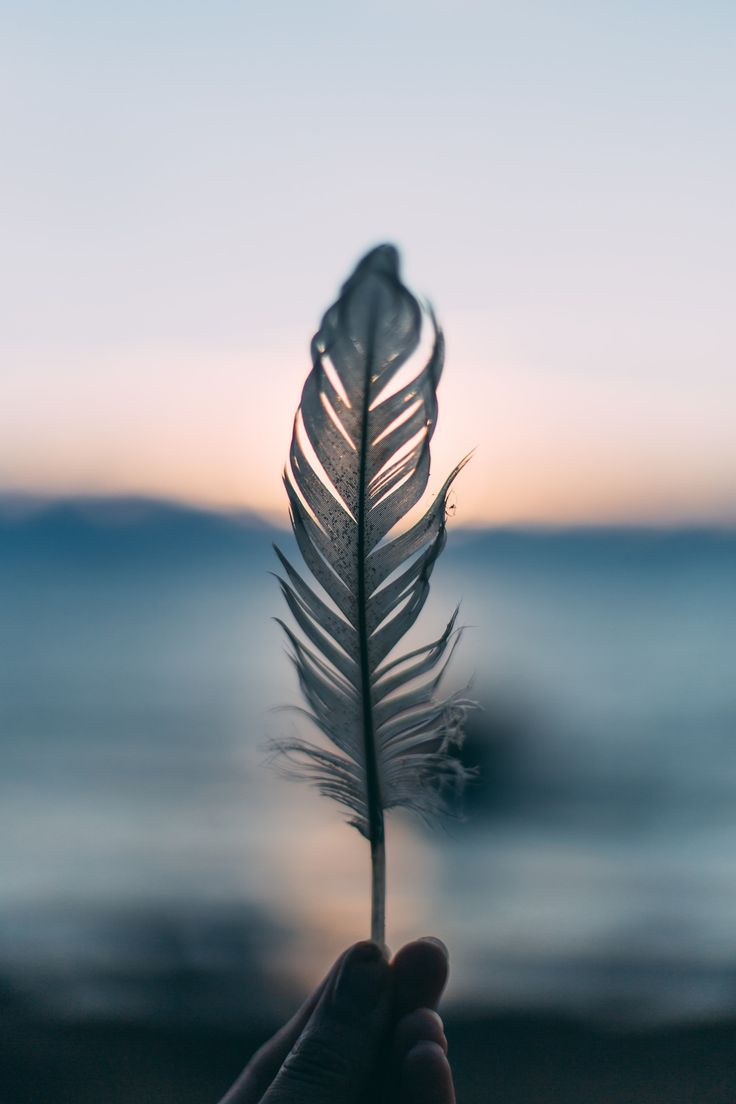
#> input picture input.jpg, 736 x 1104 px
$ jupyter execute assignment2.ipynb   (older library calls are emulated)
#> lines starting #> are read from the running program, lines starting #| are printed output that depends on the picture; after the words box and inside, x2 and y2 are one past the last pixel; in counts of white or black regions, pixels touching at a corner belong together
[cell 1]
img_path = "input.jpg"

[cell 2]
# question 1(average,gausian,high pass filter,high boost filter,median filter)
import cv2
import numpy as np
import matplotlib.pyplot as plt

# Step 1: Read and prepare the image
image = cv2.imread(img_path, cv2.IMREAD_GRAYSCALE)  # Read as grayscale
#> image: shape (1104, 736); min 7, max 255, mean 147.5
if image is None:
    raise ValueError("Image not found. Please check path.")

# Step 2: Add Gaussian noise for testing
noise = np.random.normal(0, 25, image.shape)  # mean=0, std=25
noisy_img = np.clip(image + noise, 0, 255).astype(np.uint8)

# I. Average Filter
average_filtered = cv2.blur(noisy_img, (3, 3))  # 3x3 averaging kernel

# II. Gaussian Filter
gaussian_filtered = cv2.GaussianBlur(noisy_img, (3, 3), sigmaX=1)

# III. High Pass Filter (edge enhancement)
# A typical 3x3 high-pass kernel
high_pass_kernel = np.array([[-1, -1, -1],
                             [-1,  8, -1],
                             [-1, -1, -1]])
high_pass_filtered = cv2.filter2D(noisy_img, -1, high_pass_kernel)

# IV. High Boost Filter
A = 1.5  # Boosting factor (>1)
# First get a blurred (low-pass) version
low_pass = cv2.GaussianBlur(noisy_img, (3, 3), sigmaX=1)
# High-boost = A*f(x,y) - LPF(f(x,y))
high_boost_filtered = cv2.addWeighted(noisy_img, A, low_pass, -1, 0)

# V. Median Filter
median_filtered = cv2.medianBlur(noisy_img, 3)

# Step 3: Display results
titles = ['Original', 'Noisy Image', 'Average Filter', 'Gaussian Filter',
          'High Pass Filter', 'High Boost Filter', 'Median Filter']
images = [image, noisy_img, average_filtered, gaussian_filtered,
          high_pass_filtered, high_boost_filtered, median_filtered]

plt.figure(figsize=(15, 8))
for i in range(7):
    plt.subplot(2, 4, i+1)
    plt.imshow(images[i], cmap='gray')
    plt.title(titles[i])
    plt.axis('off')
plt.tight_layout()
plt.show()

[cell 3]
# question 2(ideal low pass and high pass)
# gausian low pass and high pass)
# butterworth low pass and hyigh pass
import cv2
import numpy as np
import matplotlib.pyplot as plt

# Step 1: Read image and convert to grayscale
image = cv2.imread(img_path, cv2.IMREAD_GRAYSCALE)
if image is None:
    raise ValueError("Image not found. Please check the path.")

# Add Gaussian noise to simulate noisy input
noise = np.random.normal(0, 20, image.shape)
noisy_img = np.clip(image + noise, 0, 255).astype(np.uint8)

# Step 2: Compute DFT (Fourier Transform)
dft = np.fft.fft2(noisy_img)
dft_shift = np.fft.fftshift(dft)  # Shift low frequencies to center

# Image dimensions
rows, cols = noisy_img.shape
#> rows = 1104; cols = 736
crow, ccol = rows // 2, cols // 2
#> crow = 552; ccol = 368

# Step 3: Create frequency domain filters
def ideal_low_pass(d, cutoff):
#> called with d = array of shape (1104, 736), cutoff = 50
    mask = np.zeros((rows, cols), np.uint8)
    for i in range(rows):
        for j in range(cols):
            if np.sqrt((i - crow)**2 + (j - ccol)**2) <= cutoff:
                mask[i, j] = 1
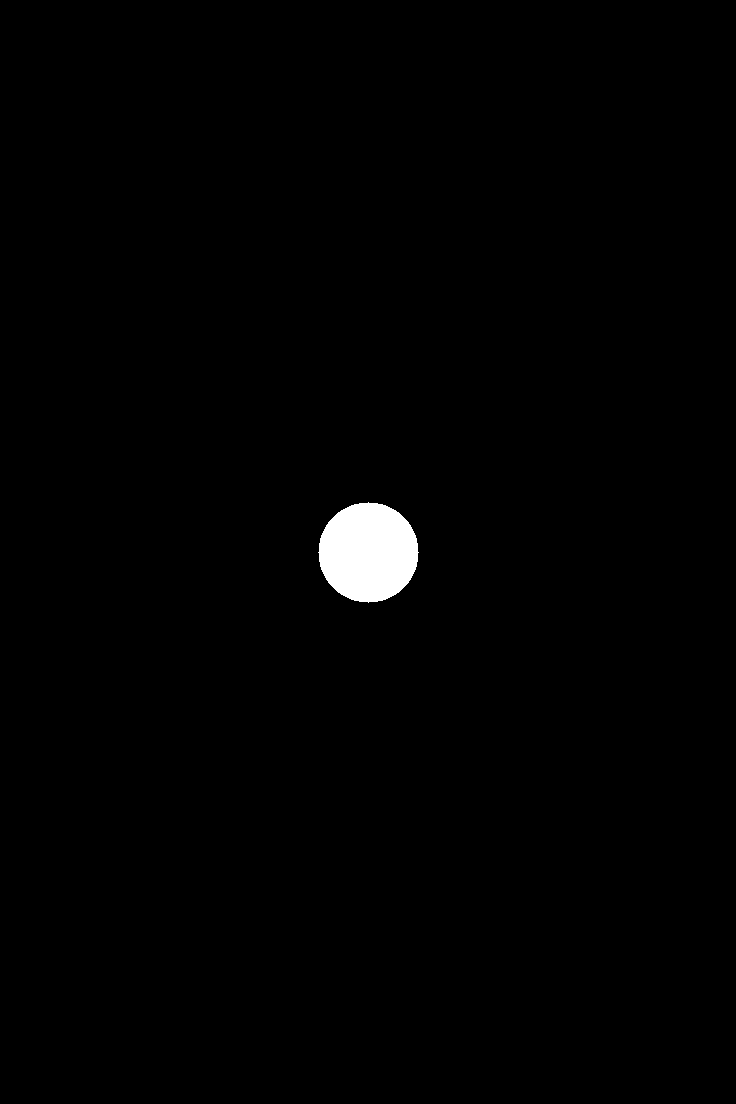
#> mask: shape (1104, 736); values 0 (black) and 1 (white), 0.97% white; 1 white region, box (x1, y1, x2, y2) and area: (318, 502, 419, 603) 7845
    return mask

def ideal_high_pass(d, cutoff):
#> called with d = array of shape (1104, 736), cutoff = 50
    return 1 - ideal_low_pass(d, cutoff)

def gaussian_low_pass(d, cutoff):
    x, y = np.meshgrid(np.arange(cols), np.arange(rows))
    dist = np.sqrt((x - ccol)**2 + (y - crow)**2)
    return np.exp(-(dist**2) / (2 * (cutoff**2)))

def gaussian_high_pass(d, cutoff):
#> called with d = array of shape (1104, 736), cutoff = 50
    return 1 - gaussian_low_pass(d, cutoff)

def butterworth_low_pass(d, cutoff, order=2):
    x, y = np.meshgrid(np.arange(cols), np.arange(rows))
    dist = np.sqrt((x - ccol)**2 + (y - crow)**2)
    return 1 / (1 + (dist / cutoff)**(2 * order))

def butterworth_high_pass(d, cutoff, order=2):
#> called with d = array of shape (1104, 736), cutoff = 50, order = 2
    return 1 - butterworth_low_pass(d, cutoff, order)
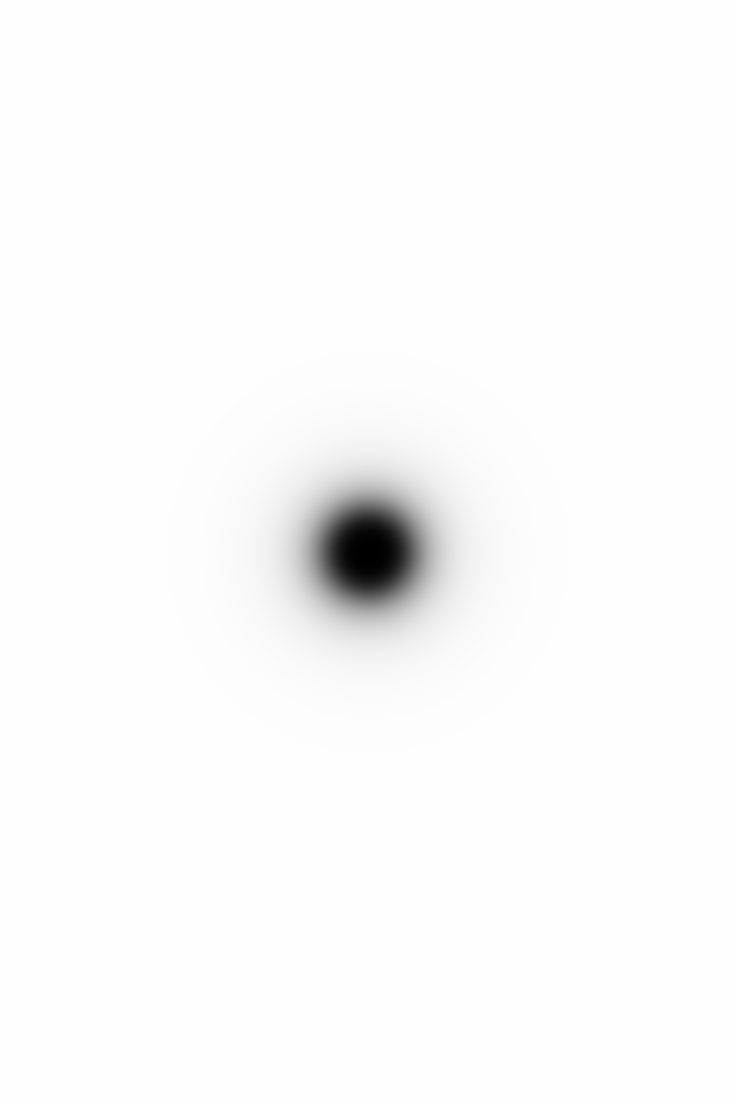
#> returned value: shape (1104, 736) float64; min 0, max 1, mean 0.985

# Step 4: Apply filters (cutoff frequency = 50)
D0 = 50
ideal_LPF = ideal_low_pass(dft_shift, D0)
ideal_HPF = ideal_high_pass(dft_shift, D0)
gauss_LPF = gaussian_low_pass(dft_shift, D0)
gauss_HPF = gaussian_high_pass(dft_shift, D0)
butter_LPF = butterworth_low_pass(dft_shift, D0)
butter_HPF = butterworth_high_pass(dft_shift, D0)

# Step 5: Filtered images reconstruction
def apply_filter(filter_mask):
    filtered = dft_shift * filter_mask
    img_back = np.fft.ifftshift(filtered)
    img_back = np.fft.ifft2(img_back)
    img_back = np.abs(img_back)
    return np.uint8(np.clip(img_back, 0, 255))

ideal_low = apply_filter(ideal_LPF)
ideal_high = apply_filter(ideal_HPF)
gauss_low = apply_filter(gauss_LPF)
gauss_high = apply_filter(gauss_HPF)
butter_low = apply_filter(butter_LPF)
butter_high = apply_filter(butter_HPF)

# Step 6: Display results
titles = [
    'Original', 'Noisy',
    'Ideal Low Pass', 'Ideal High Pass',
    'Gaussian Low Pass', 'Gaussian High Pass',
    'Butterworth Low Pass', 'Butterworth High Pass'
]

images = [
    image, noisy_img,
    ideal_low, ideal_high,
    gauss_low, gauss_high,
    butter_low, butter_high
]

plt.figure(figsize=(15, 10))
for i in range(8):
    plt.subplot(2, 4, i + 1)
    plt.imshow(images[i], cmap='gray')
    plt.title(titles[i])
    plt.axis('off')
plt.tight_layout()
plt.show()

[cell 4]
# question 3
# inverse and wiener filtering operation on a noisy image.
import cv2
import numpy as np
import matplotlib.pyplot as plt

# Step 1: Read grayscale image
image = cv2.imread(img_path, cv2.IMREAD_GRAYSCALE)
if image is None:
    raise ValueError("Image not found. Please check the path.")

# Step 2: Simulate motion blur (degradation function)
def motion_blur_psf(shape, a=0.1, b=0.1, T=1):
    """Creates motion blur transfer function H(u,v)"""
    M, N = shape
    u, v = np.meshgrid(np.arange(N), np.arange(M))
    u = u - N/2
    v = v - M/2
    pi = np.pi
    eps = 1e-8
    H = (T * np.sin(pi*(u*a + v*b)) * np.exp(-1j*pi*(u*a + v*b))) / (pi*(u*a + v*b) + eps)
    return np.fft.fftshift(H)

# Create degradation function
H = motion_blur_psf(image.shape)

# Step 3: Blur and add noise to the image
f = np.fft.fft2(image)
blurred = np.fft.ifft2(f * H)
blurred = np.abs(blurred)
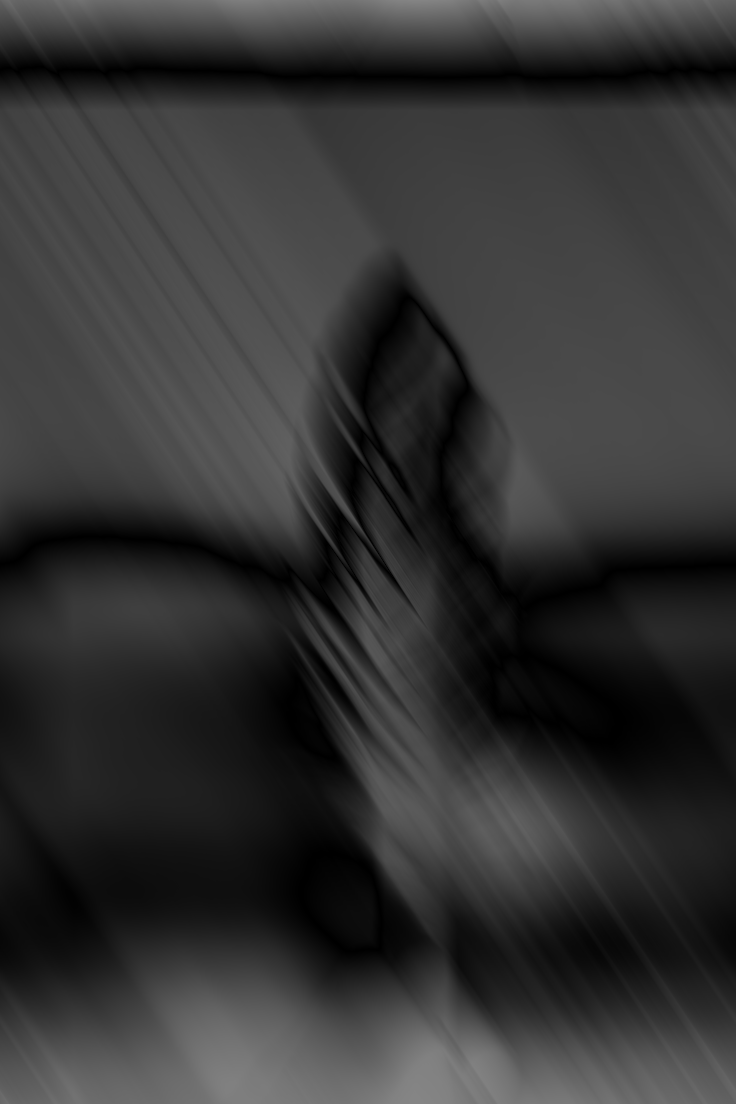
#> blurred: shape (1104, 736) float64; min 0.000628, max 133.6, mean 51.4
noise = np.random.normal(0, 10, image.shape)
noisy = np.clip(blurred + noise, 0, 255).astype(np.uint8)

# Step 4: Inverse Filtering
H_mag = np.abs(H)
eps = 1e-3  # prevent division by zero
inv_filtered = np.fft.ifft2(np.fft.fft2(noisy) / (H + eps))
inv_filtered = np.abs(inv_filtered)
inv_filtered = np.clip(inv_filtered, 0, 255).astype(np.uint8)
#> inv_filtered: shape (1104, 736); every value is 255

# Step 5: Wiener Filtering
K = 0.01  # noise-to-signal ratio (adjust experimentally)
H_conj = np.conj(H)
wiener_filter = (H_conj / (H_mag**2 + K))
wiener_result = np.fft.ifft2(np.fft.fft2(noisy) * wiener_filter)
wiener_result = np.abs(wiener_result)
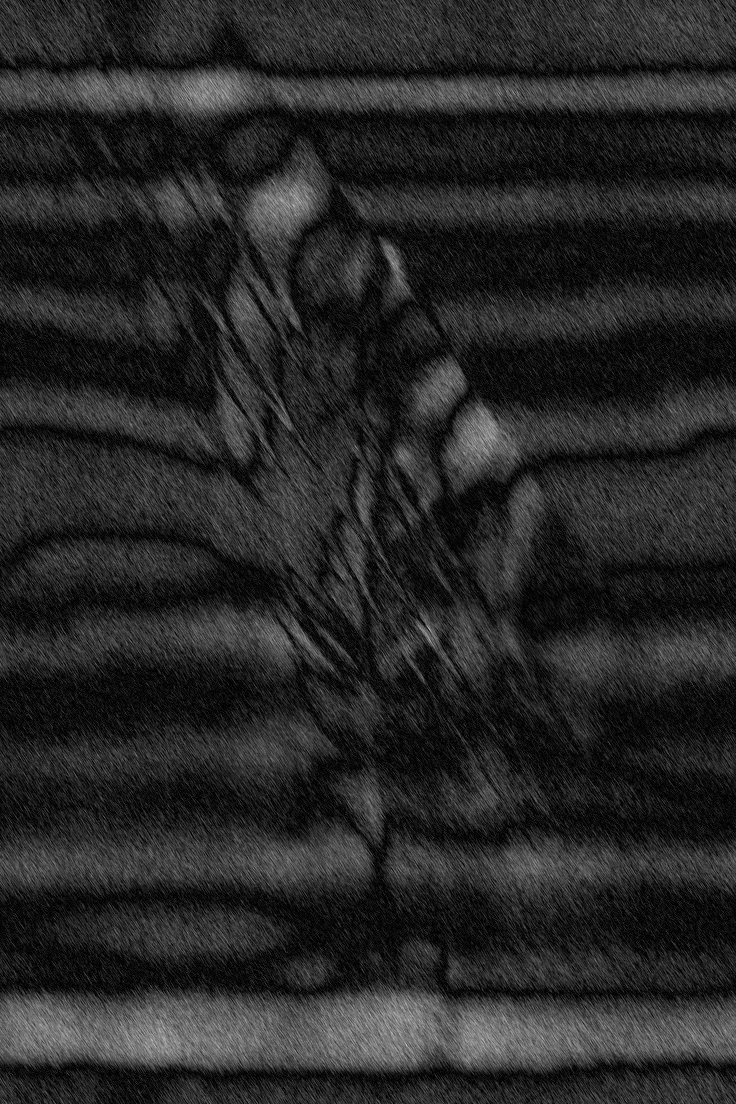
#> wiener_result: shape (1104, 736) float64; min 0.0106, max 190.7, mean 39.9
wiener_result = np.clip(wiener_result, 0, 255).astype(np.uint8)


# question 4 edge sharpening


# Step 6: Edge Sharpening (Spatial Domain)
# Using Laplacian sharpening
laplacian = cv2.Laplacian(image, cv2.CV_64F)
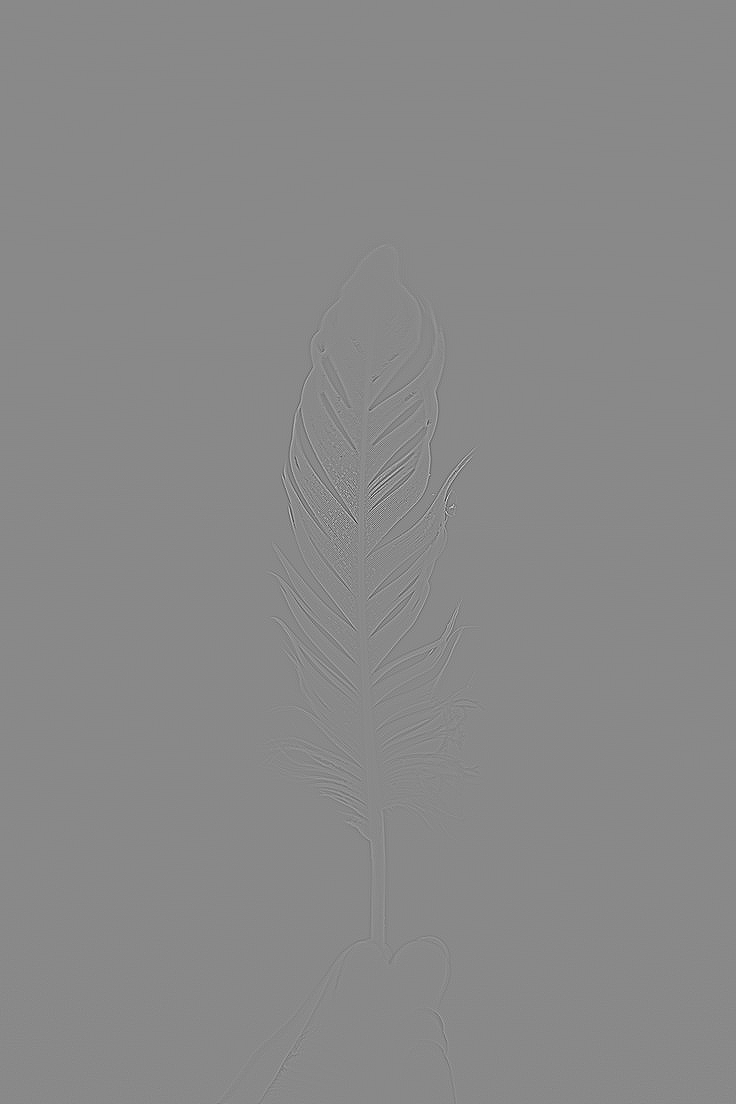
#> laplacian: shape (1104, 736) float64; min -423, max 363, mean 0; drawn with min black and max white
sharp = cv2.convertScaleAbs(image - 0.5 * laplacian)

# Step 7: Display Results
titles = ['Original', 'Blurred + Noisy', 'Inverse Filtered', 'Wiener Filtered', 'Edge Sharpened']
images = [image, noisy, inv_filtered, wiener_result, sharp]

plt.figure(figsize=(12, 8))
for i in range(5):
    plt.subplot(2, 3, i + 1)
    plt.imshow(images[i], cmap='gray')
    plt.title(titles[i])
    plt.axis('off')
plt.tight_layout()
plt.show()
